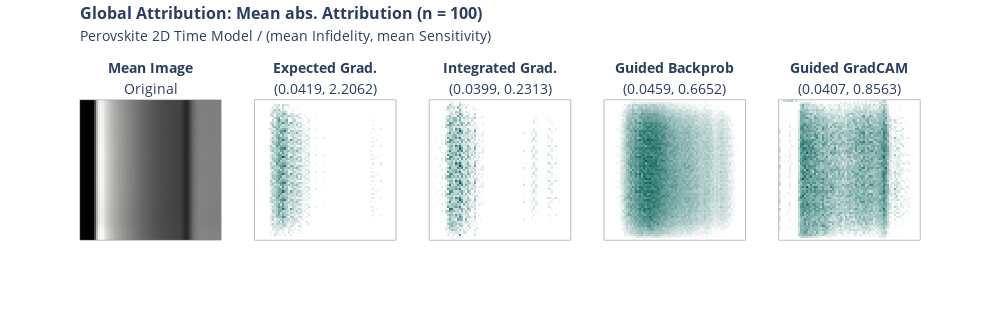

Notebook source saved alongside this figure:
### Code cell
import plotly.graph_objects as go
import plotly.express as px
from plotly.subplots import make_subplots

def format_title(title, subtitle=None,font_size=16, subtitle_font_size=14):
    title = f'<span style="font-size: {font_size}px;"><b>{title}</b></span>'
    if not subtitle:
        return title
    subtitle = f'<span style="font-size: {subtitle_font_size}px;">{subtitle}</span>'
    return f'{title}<br>{subtitle}'



colors = [(0, "#ffffff"),(0.25, "#ffffff"), (1, "#005C53")]

x = x_batch.mean(0)

fig = make_subplots(rows=1, 
                    cols=5,
                    vertical_spacing = 0.1,
                    subplot_titles=(format_title("Mean Image", "Original",font_size=14),
                    format_title("Expected Grad.","(" + str(np.round(infid_eg.numpy(),4)) + ", " + str(np.round(sens_eg.numpy(),4)) + ")",font_size=14), 
                    format_title("Integrated Grad.", "(" + str(np.round(infid_ig.numpy(),4)) + ", " + str(np.round(sens_ig.numpy(),4)) + ")",font_size=14),
                    format_title("Guided Backprob", "(" + str(np.round(infid_gbp.numpy(),4)) + ", " + str(np.round(sens_gbp.numpy(),4)) + ")",font_size=14),
                    format_title("Guided GradCAM", "(" + str(np.round(infid_ggc.numpy(),4)) + ", " + str(np.round(sens_ggc.numpy(),4)) + ")",font_size=14),
                    ))

fig.add_trace(go.Heatmap(z = x.numpy().sum(0), colorscale="gray", showscale=False), row=1, col=1)
fig.add_trace(go.Heatmap(z = attr_eg.sum(0),colorscale=colors, showscale=False), row=1, col=2)
fig.add_trace(go.Heatmap(z = attr_ig.sum(0),colorscale=colors, showscale=False), row=1, col=3)
fig.add_trace(go.Heatmap(z = attr_gbp.sum(0),colorscale=colors, showscale=False), row=1, col=4)
fig.add_trace(go.Heatmap(z = attr_ggc.sum(0),colorscale=colors, showscale=False), row=1, col=5)

fig.update_yaxes( showticklabels = False)
fig.update_xaxes(showticklabels = False)

fig.update_layout(
    title= format_title("Global Attribution: Mean abs. Attribution (n = " + str(batch_size) + ")",
    "Perovskite 2D Time Model / (mean Infidelity, mean Sensitivity)"),
    title_y = 0.94,
    title_x = 0.08,
    height=320, width=1000
)

fig.update_xaxes(showline=True, linewidth=0.5, linecolor='grey', mirror=True)
fig.update_yaxes(showline=True, linewidth=0.5, linecolor='grey', mirror=True)

fig.write_image("xai/images/2D_time/2D_cmp_global.png", scale=2)

fig.show()

### Figure 1 — Plotly figure (JSON) as saved in the notebook; plotly's stock layout.template omitted (floating-point values rounded to 4 significant figures; data arrays with more than 128 entries replaced by an {"elided": "..."} marker saying what was removed)
{"data": [{"colorscale": [[0, "rgb(0, 0, 0)"], [0.09091, "rgb(16, 16, 16)"], [0.1818, "rgb(38, 38, 38)"], [0.2727, "rgb(59, 59, 59)"], [0.3636, "rgb(81, 80, 80)"], [0.4545, "rgb(102, 101, 101)"], [0.5455, "rgb(124, 123, 122)"], [0.6364, "rgb(146, 146, 145)"], [0.7273, "rgb(171, 171, 170)"], [0.8182, "rgb(197, 197, 195)"], [0.9091, "rgb(224, 224, 223)"], [1, "rgb(254, 254, 253)"]], "showscale": false, "type": "heatmap", "xaxis": "x", "yaxis": "y", "z": {"elided": "65x72 float values"}}, {"colorscale": [[0, "#ffffff"], [0.25, "#ffffff"], [1, "#005C53"]], "showscale": false, "type": "heatmap", "xaxis": "x2", "yaxis": "y2", "z": {"elided": "65x72 float values"}}, {"colorscale": [[0, "#ffffff"], [0.25, "#ffffff"], [1, "#005C53"]], "showscale": false, "type": "heatmap", "xaxis": "x3", "yaxis": "y3", "z": {"elided": "65x72 float values"}}, {"colorscale": [[0, "#ffffff"], [0.25, "#ffffff"], [1, "#005C53"]], "showscale": false, "type": "heatmap", "xaxis": "x4", "yaxis": "y4", "z": {"elided": "65x72 float values"}}, {"colorscale": [[0, "#ffffff"], [0.25, "#ffffff"], [1, "#005C53"]], "showscale": false, "type": "heatmap", "xaxis": "x5", "yaxis": "y5", "z": {"elided": "65x72 float values"}}], "layout": {"annotations": [{"font": {"size": 16}, "showarrow": false, "text": "<span style=\"font-size: 14px;\"><b>Mean Image</b></span><br><span style=\"font-size: 14px;\">Original</span>", "x": 0.084, "xanchor": "center", "xref": "paper", "y": 1, "yanchor": "bottom", "yref": "paper"}, {"font": {"size": 16}, "showarrow": false, "text": "<span style=\"font-size: 14px;\"><b>Expected Grad.</b></span><br><span style=\"font-size: 14px;\">(0.0419, 2.2062)</span>", "x": 0.292, "xanchor": "center", "xref": "paper", "y": 1, "yanchor": "bottom", "yref": "paper"}, {"font": {"size": 16}, "showarrow": false, "text": "<span style=\"font-size: 14px;\"><b>Integrated Grad.</b></span><br><span style=\"font-size: 14px;\">(0.0399, 0.2313)</span>", "x": 0.5, "xanchor": "center", "xref": "paper", "y": 1, "yanchor": "bottom", "yref": "paper"}, {"font": {"size": 16}, "showarrow": false, "text": "<span style=\"font-size: 14px;\"><b>Guided Backprob</b></span><br><span style=\"font-size: 14px;\">(0.0459, 0.6652)</span>", "x": 0.708, "xanchor": "center", "xref": "paper", "y": 1, "yanchor": "bottom", "yref": "paper"}, {"font": {"size": 16}, "showarrow": false, "text": "<span style=\"font-size: 14px;\"><b>Guided GradCAM</b></span><br><span style=\"font-size: 14px;\">(0.0407, 0.8563)</span>", "x": 0.916, "xanchor": "center", "xref": "paper", "y": 1, "yanchor": "bottom", "yref": "paper"}], "height": 320, "title": {"text": "<span style=\"font-size: 16px;\"><b>Global Attribution: Mean abs. Attribution (n = 100)</b></span><br><span style=\"font-size: 14px;\">Perovskite 2D Time Model / (mean Infidelity, mean Sensitivity)</span>", "x": 0.08, "y": 0.94}, "width": 1000, "xaxis": {"anchor": "y", "domain": [0, 0.168], "linecolor": "grey", "linewidth": 0.5, "mirror": true, "showline": true, "showticklabels": false}, "xaxis2": {"anchor": "y2", "domain": [0.208, 0.376], "linecolor": "grey", "linewidth": 0.5, "mirror": true, "showline": true, "showticklabels": false}, "xaxis3": {"anchor": "y3", "domain": [0.416, 0.584], "linecolor": "grey", "linewidth": 0.5, "mirror": true, "showline": true, "showticklabels": false}, "xaxis4": {"anchor": "y4", "domain": [0.624, 0.792], "linecolor": "grey", "linewidth": 0.5, "mirror": true, "showline": true, "showticklabels": false}, "xaxis5": {"anchor": "y5", "domain": [0.832, 1], "linecolor": "grey", "linewidth": 0.5, "mirror": true, "showline": true, "showticklabels": false}, "yaxis": {"anchor": "x", "domain": [0, 1], "linecolor": "grey", "linewidth": 0.5, "mirror": true, "showline": true, "showticklabels": false}, "yaxis2": {"anchor": "x2", "domain": [0, 1], "linecolor": "grey", "linewidth": 0.5, "mirror": true, "showline": true, "showticklabels": false}, "yaxis3": {"anchor": "x3", "domain": [0, 1], "linecolor": "grey", "linewidth": 0.5, "mirror": true, "showline": true, "showticklabels": false}, "yaxis4": {"anchor": "x4", "domain": [0, 1], "linecolor": "grey", "linewidth": 0.5, "mirror": true, "showline": true, "showticklabels": false}, "yaxis5": {"anchor": "x5", "domain": [0, 1], "linecolor": "grey", "linewidth": 0.5, "mirror": true, "showline": true, "showticklabels": false}}}
